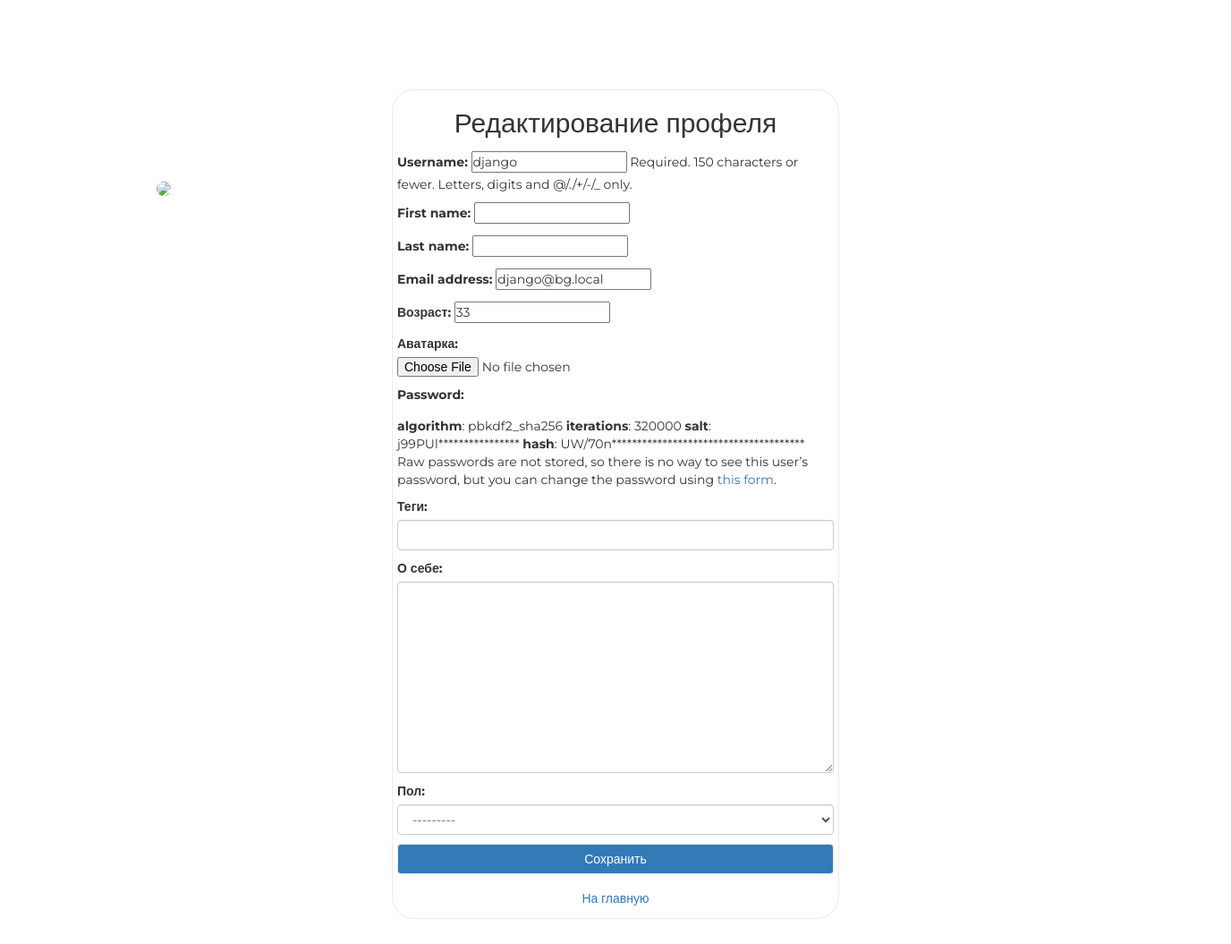
Screenshot of /auth/edit/ (signed in) with the database file from the repository.
### authapp/models.py (models this page shows, shortened)
class ShopUser(AbstractUser):
    avatar = models.ImageField(upload_to='users_avatars', blank=True, verbose_name='Аватарка')
    age = models.PositiveIntegerField(verbose_name='возраст', blank=True, null=True)
    activation_key = models.CharField(max_length=128, blank=True)
    activation_key_expires = models.DateTimeField(default=(now() + timedelta(hours=48)))

class ShopUserProfile(models.Model):
    MALE = 'M'
    FEMALE = 'W'
    GENDER_CHOICES = (
        (MALE, 'М'),
        (FEMALE, 'Ж'),
    )
    user = models.OneToOneField(ShopUser, unique=True, null=False, db_index=True, on_delete=models.CASCADE)
    tagline = models.CharField(verbose_name='теги', max_length=128, blank=True)
    aboutMe = models.TextField(verbose_name='о себе', max_length=512, blank=True)
    gender = models.CharField(verbose_name='пол', max_length=1, choices=GENDER_CHOICES, blank=True)

### authapp/views.py (the view)
# urls.py: path('edit/', edit, name='edit'),
@transaction.atomic
def edit(request):
    if request.method == 'POST':
        edit_form = ShopUserEditForm(request.POST, request.FILES, instance=request.user)
        profile_form = ShopUserProfileEditForm(request.POST, instance=request.user.shopuserprofile)
        if edit_form.is_valid() and profile_form.is_valid():
            edit_form.save()
            return HttpResponseRedirect(reverse('authapp:edit'))
    else:
        edit_form = ShopUserEditForm(instance=request.user)
        profile_form = ShopUserProfileEditForm(instance=request.user.shopuserprofile)
    context = {
        'form': edit_form,
        'title': 'Редактирование профеля',
        'profile_form': profile_form
    }
    return render(request, 'authapp/edit.html', context)

### authapp/forms.py (shortened to what this page needs)
class ShopUserEditForm(UserChangeForm):
    class Meta:
        model = ShopUser
        fields = ('username', 'first_name', 'last_name', 'email', 'age', 'avatar', 'password')

class ShopUserProfileEditForm(forms.ModelForm):
    class Meta:
        model = ShopUserProfile
        fields = ('tagline', 'aboutMe', 'gender')
    def __init__(self, *args, **kwargs):
        super(ShopUserProfileEditForm, self).__init__(*args, **kwargs)
        for field_name, field in self.fields.items():
            field.widget.attrs['class'] = 'form-control'

### mainapp/context_processors.py (called while the page is built)
def basket(request):
    print(f'context processor basket works')
    basket = []
    if request.user.is_authenticated:
        basket = Basket.objects.filter(user=request.user)
    return {
        'basket': basket,
        }

### authapp/templates/authapp/edit.html (shortened to what this page needs)
{% extends 'authapp/base.html' %}
{% block content%}
    <form class="form_horizontal col-10" method="post" action="{% url 'authapp:edit' %}" enctype="multipart/form-data">
        {{ form.as_p }}
        {{ profile_form.as_p }}
        <button class="btn btn-primary" type="submit">Сохранить</button>
    </form>
    <a class="btn btn-link" href="{% url 'index' %}" style="width: 100%">На главную</a>
    <div class="user_avatar">
        <img src="/media/{{ user.avatar }}"/>
    </div>
{% endblock %}

### static/css/style.css (style rules this page uses)
* { margin: 0; padding: 0; }
body { font-family: 'Montserrat', sans-serif; }
html, body { height: 100%; }
.login button { border: 1px solid #eaeaea; margin-bottom: 10px; text-decoration: none; display: block; width: 100%; }
.login form { margin-bottom: 10px; }
.login div.user_avatar { position: fixed; left: 175px; top: 200px; }
.user_avatar img { width: 300px; border-radius: 25px; }

### rows the page displays
ShopUser: username "django", email "django@bg.local", age "33"
ShopUserProfile: gender "---------"

### other values shown
{{ title }} "Редактирование профеля"
